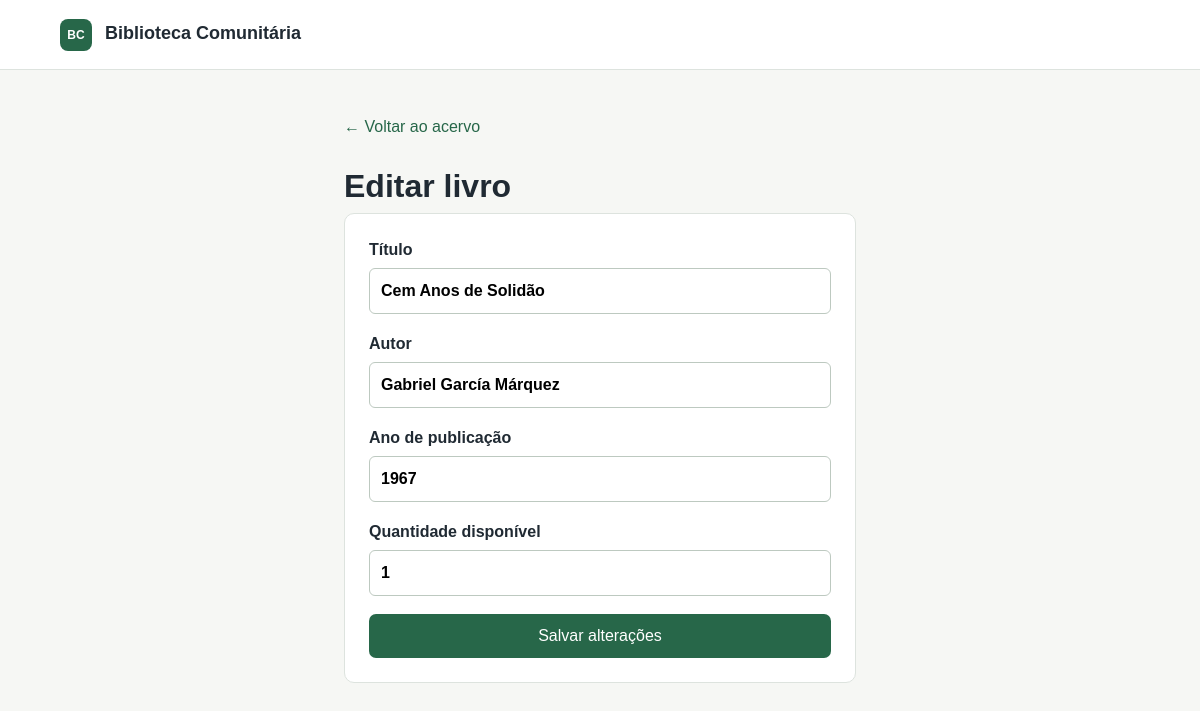
/editar.php?id=4 (signed in), run on the app's committed database.
### tables this page shows
CREATE TABLE IF NOT EXISTS livros (
    id INT AUTO_INCREMENT PRIMARY KEY,
    titulo VARCHAR(150) NOT NULL,
    autor VARCHAR(100) NOT NULL,
    ano_publicacao INT,
    quantidade INT NOT NULL DEFAULT 1,
    UNIQUE KEY uq_livro_titulo_autor (titulo, autor)
);

### editar.php (the view, shortened to what this page needs)
<?php
session_start(); if (!isset($_SESSION['usuario_id'])) { header('Location: login.php'); exit; } require_once 'conexao.php';
$id = (int) ($_GET['id'] ?? 0); $stmt = mysqli_prepare($conexao, 'SELECT * FROM livros WHERE id = ?'); mysqli_stmt_bind_param($stmt, 'i', $id); mysqli_stmt_execute($stmt); $livro = mysqli_fetch_assoc(mysqli_stmt_get_result($stmt)); if (!$livro) { header('Location: index.php?mensagem=Livro não encontrado.'); exit; }
?>
<!doctype html><html lang="pt-BR"><head><meta charset="utf-8"><meta name="viewport" content="width=device-width, initial-scale=1"><title>Editar livro</title><link rel="stylesheet" href="style.css"></head><body><header class="topbar"><a class="logo" href="index.php"><span>BC</span> Biblioteca Comunitária</a></header><main class="form-page"><a href="index.php">← Voltar ao acervo</a><h1>Editar livro</h1><?php if ($erro): ?><div class="alert error"><?= $erro ?></div><?php endif; ?><form method="post" class="form-card"><label>Título<input name="titulo" value="<?= htmlspecialchars($livro['titulo']) ?>" required></label><label>Autor<input name="autor" value="<?= htmlspecialchars($livro['autor']) ?>" required></label><label>Ano de publicação<input type="number" name="ano_publicacao" min="1" max="<?= date('Y') ?>" value="<?= (int)$livro['ano_publicacao'] ?>" required></label><label>Quantidade disponível<input type="number" name="quantidade" min="0" value="<?= (int)$livro['quantidade'] ?>" required></label><button class="button primary">Salvar alterações</button></form></main></body></html>

### style.css (style rules this page uses)
:root { --ink:#202a33;--muted:#67737d;--bg:#f6f7f4;--paper:#fff;--green:#276749;--green-dark:#1d5038;--line:#dde3de;--red:#b42318 }
* { box-sizing:border-box }
body { margin:0;background:var(--bg);color:var(--ink);font:16px/1.5 Arial,sans-serif }
a { color:var(--green);text-decoration:none }
.topbar { min-height:70px;padding:14px max(5vw,24px);display:flex;justify-content:space-between;align-items:center;background:#fff;border-bottom:1px solid var(--line) }
.logo { font-weight:700;color:var(--ink);font-size:18px }
.logo span,.brand-mark { display:inline-grid;place-items:center;background:var(--green);color:white;border-radius:8px;width:32px;height:32px;margin-right:8px;font-size:12px }
h1,h2,p { margin-top:0 }
h1 { font-size:32px;line-height:1.2;margin-bottom:8px }
.button { border:0;border-radius:7px;padding:10px 14px;cursor:pointer;font:inherit;display:inline-block;text-decoration:none;white-space:nowrap }
.primary { background:var(--green);color:#fff }
.table-card,.loan-list,.form-card { background:var(--paper);border:1px solid var(--line);border-radius:10px;overflow:hidden }
.form-page { max-width:560px;margin:0 auto;padding:45px 24px }
.form-page>a { display:inline-block;margin-bottom:28px }
.form-card { padding:24px;display:grid;gap:18px;overflow:visible }
label { font-weight:600;display:grid;gap:6px }
input { width:100%;border:1px solid #bdc9c0;border-radius:6px;padding:10px 11px;font:inherit;background:#fff }

### data on the page
livros: titulo "Cem Anos de Solidão", autor "Gabriel García Márquez", ano_publicacao "1967", quantidade "1"
